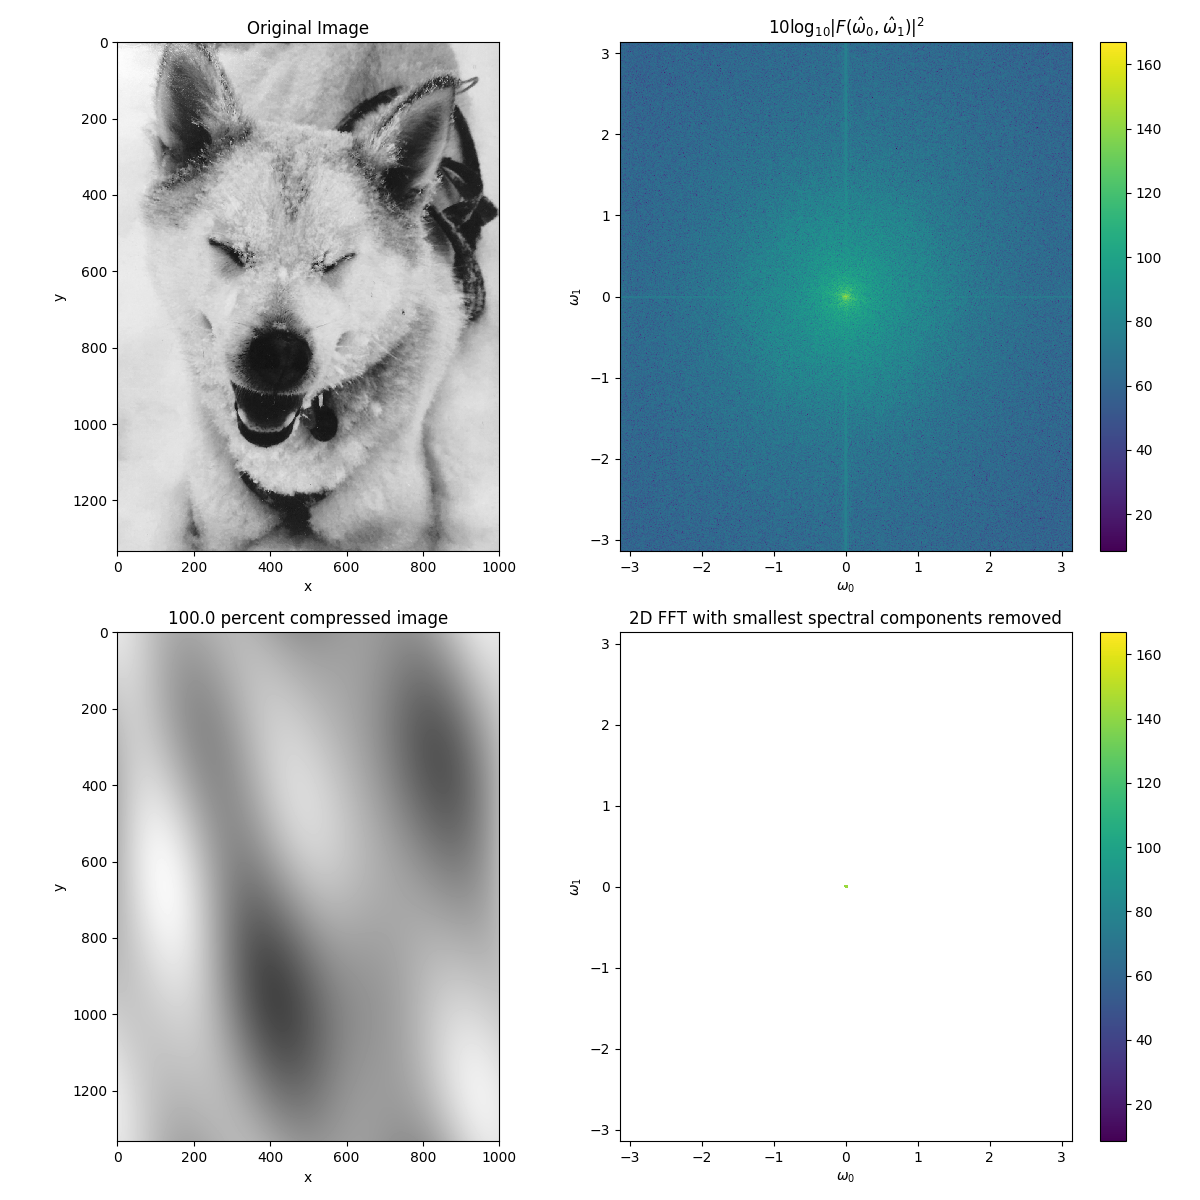

Python code for this plot:
import matplotlib.pyplot as plt
import numpy as n
#import scipy.ndimage as si

import imageio
#
# 2d fft image, remove compression_ratio*(width*height) spectral components
#
def compress_image(image,compression_ratio=0.95):
    # 2D DFT
    image_fft = n.fft.fft2(image)
    L = image.shape[0]*image.shape[1]

    # convert to 1d array,
    # sort spectral components by magnitude, smallest spectral components first
    image_fft=image_fft.flatten()
    idx=n.argsort(n.abs(image_fft).flatten())

    # Remove weakest spectral components, these don't need to be stored, so this reduces data storage
    # requirement. Ensure that at least two spectral components are left
    max_idx = n.min([L-1,int(L*compression_ratio)])
    image_fft[idx[0:max_idx]]=0.0
    image_fft.shape=image.shape
    
    # inverse 2D DFT to get compressed image. take real component to ensure signal is real
    comp_image=n.fft.ifft2(image_fft).real

    return((comp_image,image_fft))

# Read image. Assume the image is perfect
image=imageio.imread("husky.jpg")
# convert to grayscale
image=n.dot(image[... , :3] , [0.299 , 0.587, 0.114])

# how much do we compress the image. 0 is no compression, 1.0 is nearly 100% compression
# (we still have at least one spectral component)
compression_ratio=0.99999

plt.figure(figsize=(12,12))
# show original image
plt.subplot(221)
plt.imshow(image,cmap="gray",vmin=0,vmax=255)
plt.xlabel("x")
plt.ylabel("y")
plt.title("Original Image")

# show 2D fourier transform of image
image_fft = n.fft.fftshift(n.fft.fft2(image))
x_freq = n.linspace(-n.pi,n.pi,num=image_fft.shape[0])
y_freq = n.linspace(-n.pi,n.pi,num=image_fft.shape[1])
plt.subplot(222)
image_fft_dB=10.0*n.log10(n.abs(image_fft)**2.0)
dB_min=n.min(image_fft_dB)
dB_max=n.max(image_fft_dB)
plt.pcolormesh(y_freq,x_freq,image_fft_dB)
plt.xlabel("$\omega_0$")
plt.ylabel("$\omega_1$")
plt.xlim([-n.pi,n.pi])
plt.ylim([-n.pi,n.pi])

plt.colorbar()
plt.title("$10 \log_{10}|F(\hat{\omega}_0,\hat{\omega}_1)|^2$")

# compress image using 2D FFT
plt.subplot(224)
comp_imag,comp_fft = compress_image(image,compression_ratio=compression_ratio)
plt.pcolormesh(y_freq,x_freq,10.0*n.log10(n.abs(n.fft.fftshift(comp_fft))**2.0),vmin=dB_min,vmax=dB_max)
plt.xlabel("$\omega_0$")
plt.ylabel("$\omega_1$")
plt.xlim([-n.pi,n.pi])
plt.ylim([-n.pi,n.pi])
plt.colorbar()
plt.title("2D FFT with smallest spectral components removed")

plt.subplot(223)
# show compressed image
plt.imshow(comp_imag,cmap="gray",vmin=0,vmax=255)
plt.xlabel("x")
plt.ylabel("y")

plt.title("%1.1f percent compressed image"%(100.0*compression_ratio))
plt.tight_layout()
plt.savefig("image_compression.png")
plt.show()
